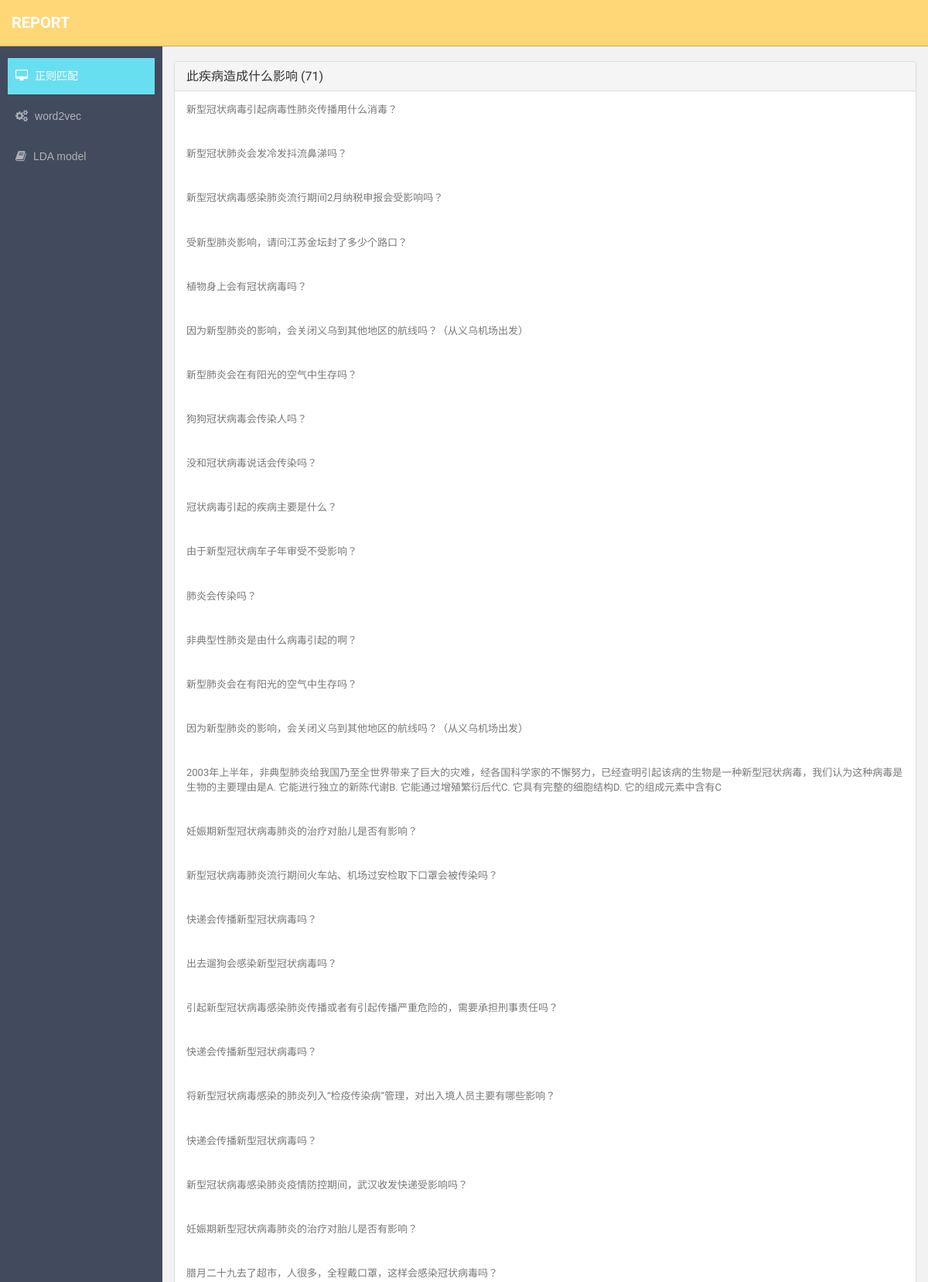
The app's page /pattern (upper part) with its own data.
### server/models.py (models this page shows)
class Problem(models.Model):
    url = models.CharField(max_length=999)
    prob = models.CharField(max_length=300)
    ansr = models.CharField(max_length=300)
    pat_label = models.CharField(max_length=20, default = 'N/A')
    lda_label = models.CharField(max_length=3, default='N/A')
    w2v_label = models.CharField(max_length=3, default ='N/A')

### server/views.py (the view)
# urls.py: path('pattern', views.pattern, name = "pattern"),
def pattern(request):
        pat_class_name = set(Problem.objects.values_list('pat_label',flat = True))
        pat_class_name.discard("unknown")
        result_list = []
        for name_i in pat_class_name:
            pat_class_items = Problem.objects.filter(pat_label = name_i)
            class_cnt = len(pat_class_items)
            result_list.append((name_i, pat_class_items, class_cnt))
        result_list= sorted(result_list, key =lambda item:item[2], reverse= True)
        return render(request, 'servermaterial/base.html',locals())

### templates/servermaterial/base.html (shortened to what this page needs)
<!DOCTYPE html>
<html lang="en">
  <head>
    <link href="//cdn.bootcss.com/bootstrap/3.3.6/css/bootstrap.min.css" rel="stylesheet">
    <link href="templates/servermaterial/assets/css/bootstrap.css" rel="stylesheet">
    <link href="templates/servermaterial/assets/font-awesome/css/font-awesome.css" rel="stylesheet" />
    <link href="templates/servermaterial/assets/css/style.css" rel="stylesheet">
    <link href="templates/servermaterial/assets/css/style-responsive.css" rel="stylesheet">
  </head>
  <body>
  <section id="container" >
      <header class="header black-bg">
            <a href="index.html" class="logo"><b>report</b></a> </header>
      <aside>
          <div id="sidebar"  class="nav-collapse ">
              <ul class="sidebar-menu" id="nav-accordion">
                  <li class="sub-menu">
					  <a class="active" href= {% url 'pattern' %} >
                          <i class="fa fa-desktop"></i>
                          <span style="font-size: 14px;">正则匹配</span>
                      </a>
                  </li>
                  <li class="sub-menu">
					  <a href={% url 'w2v' %} >
                          <i class="fa fa-cogs"></i>
                          <span style="font-size: 14px;font-family: arial;">word2vec</span>
                      </a>
                  </li>
                  <li class="sub-menu">
					  <a href= {% url 'lda' %}>
                          <i class="fa fa-book"></i>
                          <span style="font-size: 14px;font-family: arial;">LDA model</span>
                      </a>
                  </li>
          </div>> --
      </aside>
      <section id="main-content">
          <section class="wrapper site-min-height">
			{% for result in result_list %}
				<div class="panel panel-default">
					<div class="panel-heading">
					  <h4 class="panel-title">
						  <a data-toggle="collapse" data-parent="#accordion" href="#{{result.0}}">
							  {{result.0}}&nbsp({{result.2}})
						</a>
					  </h4>
					</div>
					<div id ={{result.0}} class="panel-collapse collapse in">
					  <div class="panel-body">
						  {% for item in result.1 %}
						  <p> {{item.prob}} <p>
						  <br>
						  {% endfor %}
					  </div>
					</div>
			   	</div>
			{% endfor %}
          </section>
      </section>
  </section>
  </body>
</html>

### templates/servermaterial/assets/css/style.css (style rules this page uses)
body { color: #797979; background: #f2f2f2; font-family: 'Ruda', sans-serif; padding: 0px !important; margin: 0px !important; font-size:13px; }
ul li { list-style: none; }
a, a:hover, a:focus { text-decoration: none; outline: none; }
#container { width: 100%; height: 100%; }
#sidebar { width: 210px; height: 100%; position: fixed; background: #424a5d; }
#sidebar ul li { position: relative; }
ul.sidebar-menu , ul.sidebar-menu li ul.sub { margin: -2px 0 0; padding: 0; }
ul.sidebar-menu { margin-top: 75px; }
ul.sidebar-menu li { margin-bottom: 5px; margin-left:10px; margin-right:10px; }
ul.sidebar-menu li.sub-menu { line-height: 15px; }
ul.sidebar-menu li a span { display: inline-block; }
ul.sidebar-menu li a { color: #aeb2b7; text-decoration: none; display: block; padding: 15px 0 15px 10px; font-size: 12px; outline: none; -webkit-transition: all 0.3s ease; -moz-transition: all 0.3s ease; -o-transition: all 0.3s ease; -ms-transition: all 0.3s ease; transition: all 0.3s ease; }
ul.sidebar-menu li a.active, ul.sidebar-menu li a:hover, ul.sidebar-menu li a:focus { background: #68dff0; color: #fff; display: block; -webkit-transition: all 0.3s ease; -moz-transition: all 0.3s ease; -o-transition: all 0.3s ease; -ms-transition: all 0.3s ease; transition: all 0.3s ease; }
ul.sidebar-menu li a i { font-size: 15px; padding-right: 6px; }
ul.sidebar-menu li a.active i { color: #fff; }
#main-content { margin-left: 210px; }
.header, .footer { min-height: 60px; padding: 0 15px; }
.header { position: fixed; left: 0; right: 0; z-index: 1002; }
.black-bg { background: #ffd777; border-bottom: 1px solid #c9aa5f; }
.wrapper { display: inline-block; margin-top: 60px; padding-left: 15px; padding-right: 15px; padding-bottom: 15px; padding-top: 0px; width: 100%; }
a.logo { font-size: 20px; color: #ffffff; float: left; margin-top: 15px; text-transform: uppercase; }
a.logo b { font-weight: 900; }
.site-min-height { min-height: 900px; }

### records on screen
Problem: prob "新型冠状病毒引起病毒性肺炎传播用什么消毒？"
Problem: prob "新型冠状肺炎会发冷发抖流鼻涕吗？"
Problem: prob "新型冠状病毒感染肺炎流行期间2月纳税申报会受影响吗？"
Problem: prob "受新型肺炎影响，请问江苏金坛封了多少个路口？"
Problem: prob "植物身上会有冠状病毒吗？"
Problem: prob "因为新型肺炎的影响，会关闭义乌到其他地区的航线吗？（从义乌机场出发）"
Problem: prob "新型肺炎会在有阳光的空气中生存吗？"
Problem: prob "狗狗冠状病毒会传染人吗？"
Problem: prob "没和冠状病毒说话会传染吗？"
Problem: prob "冠状病毒引起的疾病主要是什么？"
Problem: prob "由于新型冠状病车子年审受不受影响？"
Problem: prob "肺炎会传染吗？"
Problem: prob "非典型性肺炎是由什么病毒引起的啊？"
Problem: prob "新型肺炎会在有阳光的空气中生存吗？"
Problem: prob "因为新型肺炎的影响，会关闭义乌到其他地区的航线吗？（从义乌机场出发）"
Problem: prob "2003年上半年，非典型肺炎给我国乃至全世界带来了巨大的灾难，经各国科学家的不懈努力，已经查明引起该病的生物是一种新型冠状病毒，我们认为这种病毒是生物的主要理由是A. 它能进行独立的新陈代谢B. 它能通过增殖繁衍后代C. 它具有完整的细胞结构D. 它的组成元素中含有C"
Problem: prob "妊娠期新型冠状病毒肺炎的治疗对胎儿是否有影响？"
Problem: prob "新型冠状病毒肺炎流行期间火车站、机场过安检取下口罩会被传染吗？"
Problem: prob "快递会传播新型冠状病毒吗？"
Problem: prob "出去遛狗会感染新型冠状病毒吗？"
Problem: prob "引起新型冠状病毒感染肺炎传播或者有引起传播严重危险的，需要承担刑事责任吗？"
Problem: prob "快递会传播新型冠状病毒吗？"
Problem: prob "将新型冠状病毒感染的肺炎列入“检疫传染病”管理，对出入境人员主要有哪些影响？"
Problem: prob "快递会传播新型冠状病毒吗？"
Problem: prob "新型冠状病毒感染肺炎疫情防控期间，武汉收发快递受影响吗？"
Problem: prob "妊娠期新型冠状病毒肺炎的治疗对胎儿是否有影响？"
Problem: prob "腊月二十九去了超市，人很多，全程戴口罩，这样会感染冠状病毒吗？"

### other values on screen
{{ result.0 }} "此疾病造成什么影响"
{{ result.2 }} "71"
